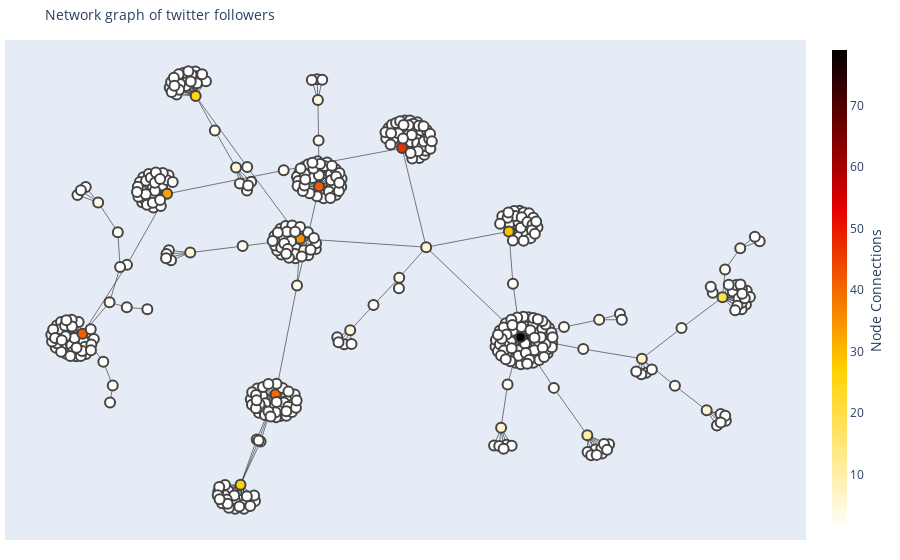

The cell this chart's notebook holds for it:
### Markdown cell above
We created the vizualization of the subgraph using the ploty and networkx packages. We can see that there are some central nodes within the network which have many followers but the connection between these groups are weak.

### Code cell
pos = nx.spring_layout(SG)
for node in SG.nodes():
    SG.node[node]['pos']= pos[node]
edge_x = []
edge_y = []
for edge in SG.edges():
    x0, y0 = SG.nodes[edge[0]]['pos']
    x1, y1 = SG.nodes[edge[1]]['pos']
    edge_x.append(x0)
    edge_x.append(x1)
    edge_x.append(None)
    edge_y.append(y0)
    edge_y.append(y1)
    edge_y.append(None)

edge_trace = go.Scatter(
    x=edge_x, y=edge_y,
    line=dict(width=0.5, color='black'),
    hoverinfo='none',
    mode='lines')

node_x = []
node_y = []
for node in SG.nodes():
    x, y = SG.nodes[node]['pos']
    node_x.append(x)
    node_y.append(y)

node_trace = go.Scatter(
    x=node_x, y=node_y,
    mode='markers',
    hoverinfo='text',
    marker=dict(
        showscale=True,
        colorscale='Hot',
        reversescale=True,
        color=[],
        size=10,
        colorbar=dict(
            thickness=15,
            title='Node Connections',
            xanchor='left',
            titleside='right'
        ),
        line_width=2))

node_text = []
for node in SG.nodes():
    node_text.append(str(node))

node_adjacencies = []
for node, adjacencies in enumerate(SG.adjacency()):
    node_adjacencies.append(len(adjacencies[1]))
    
node_trace.marker.color = node_adjacencies
node_trace.text = node_text

fig = go.Figure(data=[edge_trace, node_trace],
             layout=go.Layout(
                title='Network graph of twitter followers<br>',
                titlefont_size=14,
                showlegend=False,
                hovermode='closest',
                margin=dict(b=20,l=5,r=5,t=40),
                xaxis=dict(showgrid=False, zeroline=False, showticklabels=False),
                yaxis=dict(showgrid=False, zeroline=False, showticklabels=False))
                )
py.iplot(fig, filename='twitter_graph')

### Figure 1 — Plotly figure (JSON) as saved in the notebook; plotly's stock layout.template omitted (floating-point values rounded to 4 significant figures; data arrays with more than 128 entries replaced by an {"elided": "..."} marker saying what was removed)
{"data": [{"hoverinfo": "none", "line": {"color": "black", "width": 0.5}, "mode": "lines", "type": "scatter", "x": {"elided": "1452 float values"}, "y": {"elided": "1452 float values"}}, {"hoverinfo": "text", "marker": {"color": {"elided": "482 int values"}, "colorbar": {"thickness": 15, "title": {"side": "right", "text": "Node Connections"}, "xanchor": "left"}, "colorscale": [[0, "rgb(0,0,0)"], [0.3333, "rgb(230,0,0)"], [0.6667, "rgb(255,210,0)"], [1, "rgb(255,255,255)"]], "line": {"width": 2}, "reversescale": true, "showscale": true, "size": 10}, "mode": "markers", "text": {"elided": "482 str values"}, "type": "scatter", "x": {"elided": "482 float values"}, "y": {"elided": "482 float values"}}], "layout": {"hovermode": "closest", "margin": {"b": 20, "l": 5, "r": 5, "t": 40}, "showlegend": false, "title": {"font": {"size": 14}, "text": "Network graph of twitter followers<br>"}, "xaxis": {"showgrid": false, "showticklabels": false, "zeroline": false}, "yaxis": {"showgrid": false, "showticklabels": false, "zeroline": false}}}
